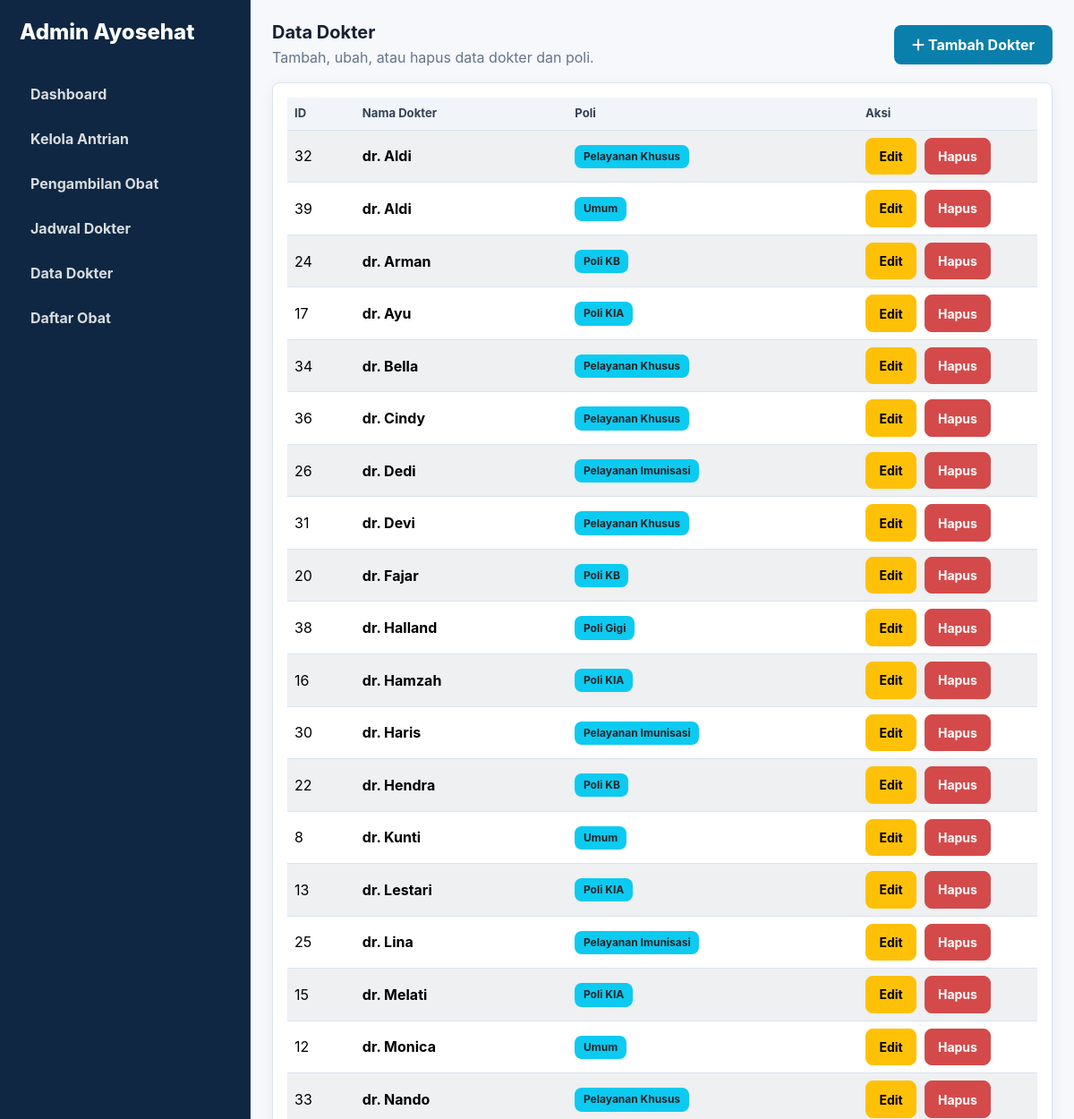
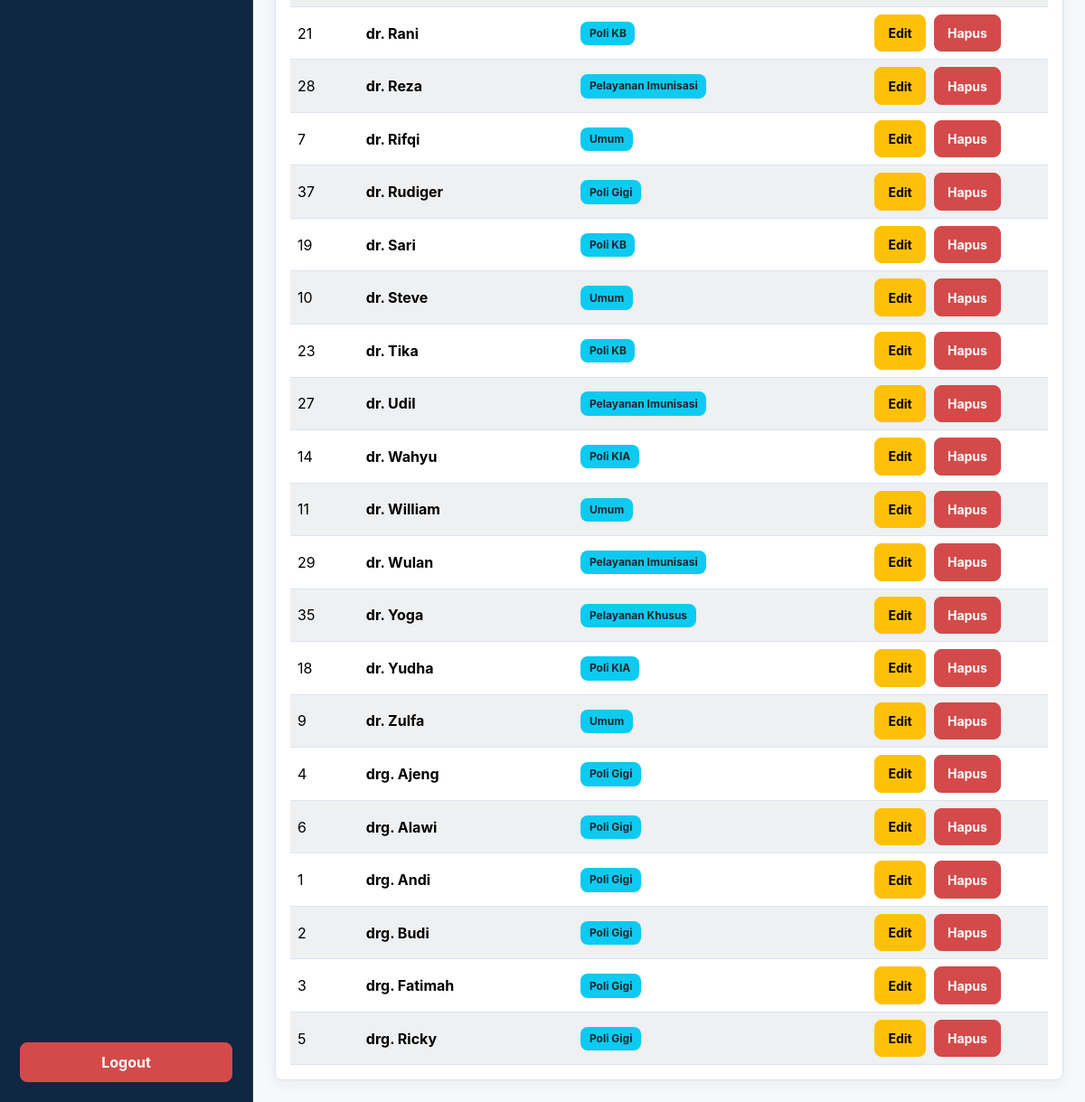
The app's page /admin/dokter.php (signed in) with its own data (2 pictures, top to bottom).
### tables this page shows
CREATE TABLE `dokter` (
  `id`   INT          NOT NULL AUTO_INCREMENT,
  `nama` VARCHAR(150) NOT NULL,
  `poli` VARCHAR(120) NOT NULL,
  PRIMARY KEY (`id`)
);

### app/helpers.php (called while the page is built, shortened)
<?php
function e(?string $value): string
{
    return htmlspecialchars((string) $value, ENT_QUOTES, 'UTF-8');
}
function routeUrl(string $page, array $params = []): string
{
    $base = defined('APP_BASE') ? APP_BASE : '';
    if ($page === 'admin-dashboard') {
        $tab = $params['tab'] ?? 'overview';
        $tabMap = [
            'overview' => $base . '/admin/index.php',
            'home'     => $base . '/admin/index.php',
            'antrian'  => $base . '/admin/antrian.php',
            'pesanan'  => $base . '/admin/pesanan.php',
            'jadwal'   => $base . '/admin/jadwal.php',
            'dokter'   => $base . '/admin/dokter.php',
            'obat'     => $base . '/admin/obat.php',
        ];
        $url = $tabMap[$tab] ?? ($base . '/admin/index.php');
        return $url;
    }
    $map = [
        'login'      => $base . '/index.php',
        'register'   => $base . '/index.php?page=register',
        'logout'     => $base . '/logout.php',
        'home'       => $base . '/user/home.php',
        'hospital'   => $base . '/user/hospital.php',
        'pasien'     => $base . '/user/pasien.php',
        'pembayaran' => $base . '/user/pembayaran.php',
        'tanggal'    => $base . '/user/tanggal.php',
        'dokter'     => $base . '/user/dokter.php',
        'konfirmasi' => $base . '/user/konfirmasi.php',
        'riwayat'    => $base . '/user/riwayat.php',
        'jadwal'     => $base . '/user/jadwal.php',
        'pesanan'    => $base . '/user/pesanan.php',
        'obat'       => $base . '/user/obat.php',
        'invoice'    => $base . '/user/invoice.php',
        'about'      => $base . '/index.php?page=about',
        'contact'    => $base . '/index.php?page=contact',
        'panduan'    => $base . '/index.php?page=panduan',
        'reward'     => $base . '/index.php?page=reward',
        'fasilitas'  => $base . '/index.php?page=fasilitas',
    ];
    $url = $map[$page] ?? ($base . '/index.php');
    return $url;
}

### admin/dokter.php (the view, shortened to what this page needs)
<?php
require dirname(__DIR__) . '/app/bootstrap.php';
$doctors = $pdo->query('SELECT * FROM dokter ORDER BY nama')->fetchAll();
renderHeader('Data Dokter');
adminSidebarOpen();
?>
<div class="d-flex justify-content-between align-items-center mb-3">
    <div>
        <h3 class="mb-1">Data Dokter</h3>
        <p class="text-muted mb-0">Tambah, ubah, atau hapus data dokter dan poli.</p>
    </div>
    <button class="btn btn-primary" data-bs-toggle="modal" data-bs-target="#addDoctorModal">
        <i class="fa-solid fa-plus me-1"></i>Tambah Dokter
    </button>
</div>
<?php if (!$doctors): ?>
    <div class="card"><div class="card-body text-muted">Belum ada data dokter.</div></div>
<?php else: ?>
    <div class="card">
        <div class="card-body">
            <div class="table-responsive">
                <table class="table table-striped align-middle">
                    <thead>
                        <tr>
                            <th>ID</th><th>Nama Dokter</th><th>Poli</th><th style="width:200px;">Aksi</th>
                        </tr>
                    </thead>
                    <tbody>
                        <?php foreach ($doctors as $doctor): ?>
                            <tr>
                                <td><?= (int) $doctor['id'] ?></td>
                                <td><strong><?= e($doctor['nama']) ?></strong></td>
                                <td><span class="badge bg-info text-dark"><?= e($doctor['poli']) ?></span></td>
                                <td>
                                    <button class="btn btn-sm btn-warning me-1"
                                        data-bs-toggle="modal"
                                        data-bs-target="#editDoctorModal"
                                        data-id="<?= (int) $doctor['id'] ?>"
                                        data-nama="<?= e($doctor['nama']) ?>"
                                        data-poli="<?= e($doctor['poli']) ?>">
                                        Edit
                                    </button>
                                    <form method="post" class="d-inline" onsubmit="return confirm('Hapus dokter ini? Jadwal terkait juga akan terhapus.')">
                                        <button class="btn btn-sm btn-danger">Hapus</button>
                                    </form>
                                </td>
                            </tr>
                        <?php endforeach; ?>
                    </tbody>
                </table>
            </div>
        </div>
    </div>
<?php endif; ?>
<?php
adminSidebarClose();
renderFooter();

### app/layout.php (shortened to what this page needs)
<?php
function renderHeader(string $title): void
{
    ?>
    <!DOCTYPE html>
    <html lang="id">
    <head>
        <link href="https://cdn.jsdelivr.net/npm/bootstrap@5.3.2/dist/css/bootstrap.min.css" rel="stylesheet">
        <link rel="stylesheet" href="https://cdnjs.cloudflare.com/ajax/libs/font-awesome/6.7.2/css/all.min.css">
        <link rel="stylesheet" href="<?= APP_BASE ?>/public/css/gaya.css">
    </head>
    <body>
    <?php
}
    ?>
    <?php
function renderFooter(): void
{
    ?>
    </body>
    </html>
    <?php
}
    ?>
    <?php
function adminSidebarOpen(): void
{
    ?>
    <div class="admin-layout d-flex">
        <aside class="admin-sidebar d-flex flex-column p-3">
            <h4 class="text-white">Admin Ayosehat</h4>
            <ul class="nav flex-column mt-4 mb-auto">
                <li class="nav-item"><a href="<?= e(routeUrl('admin-dashboard')) ?>" class="nav-link text-white">Dashboard</a></li>
                <li class="nav-item"><a href="<?= e(routeUrl('admin-dashboard', ['tab' => 'antrian'])) ?>" class="nav-link text-white">Kelola Antrian</a></li>
                <li class="nav-item"><a href="<?= e(routeUrl('admin-dashboard', ['tab' => 'pesanan'])) ?>" class="nav-link text-white">Pengambilan Obat</a></li>
                <li class="nav-item"><a href="<?= e(routeUrl('admin-dashboard', ['tab' => 'jadwal'])) ?>" class="nav-link text-white">Jadwal Dokter</a></li>
                <li class="nav-item"><a href="<?= e(routeUrl('admin-dashboard', ['tab' => 'dokter'])) ?>" class="nav-link text-white">Data Dokter</a></li>
                <li class="nav-item"><a href="<?= e(routeUrl('admin-dashboard', ['tab' => 'obat'])) ?>" class="nav-link text-white">Daftar Obat</a></li>
            </ul>
            <div class="d-grid gap-2">
                <form method="post" action="<?= APP_BASE ?>/logout.php">
                    <button class="btn btn-danger w-100">Logout</button>
                </form>
            </div>
        </aside>
        <main class="flex-grow-1 p-4 bg-light">
    <?php
}
function adminSidebarClose(): void
{
    ?>
        </main>
    </div>
    <?php
}
    ?>

### public/css/gaya.css (style rules this page uses)
html { height: 100%; }
body { margin: 0; background-image: url("../assets/backgound.jpg"); background-size: cover; background-position: center; background-repeat: no-repeat; background-attachment: fixed; font-family: sans-serif; scroll-padding-top: 100px; min-height: 100vh; display: flex; flex-direction: column; }
h3 { font-weight: bold; color: #2c3e50; margin-bottom: 30px; font-size: small; margin-top: 30px; }
button.btn-primary { background-color: #037bb3; border: none; padding: 10px 20px; font-weight: bold; border-radius: 8px; transition: background-color 0.3s ease; }
:root { --surface: #ffffff; --page: #f6f8fb; --text: #172033; --muted: #64748b; --line: #dbe3ef; --primary: #0b7fab; --primary-strong: #075f82; --accent: #18a999; --success: #1f9d66; --danger: #d44a4a; --warning: #f2b84b; --shadow: 0 10px 28px rgba(15, 23, 42, 0.08); --shadow-soft: 0 4px 16px rgba(15, 23, 42, 0.06); --radius: 8px; }
html { background: var(--page); }
body { background: var(--page) !important; color: var(--text); font-family: "Inter", "Segoe UI", Arial, sans-serif; letter-spacing: 0; }
body::before { content: ""; position: fixed; inset: 0 0 auto 0; height: 260px; background: linear-gradient(135deg, rgba(11, 127, 171, 0.12), rgba(24, 169, 153, 0.08)); pointer-events: none; z-index: -1; }
.card { border: 1px solid var(--line); border-radius: var(--radius) !important; box-shadow: var(--shadow-soft) !important; }
h1, h2, h3, h4, h5, h6 { color: var(--text); letter-spacing: 0; }
h3 { font-size: 1.25rem; margin-top: 0; margin-bottom: 1rem; }
.text-muted { color: var(--muted) !important; }
.btn { border-radius: 8px; font-weight: 700; padding: 0.58rem 0.9rem; }
.btn-primary, button.btn-primary { background: var(--primary); border-color: var(--primary); }
.btn-danger { background: var(--danger); border-color: var(--danger); }
.badge { border-radius: 8px; padding: 0.45rem 0.6rem; font-weight: 700; }
.table { color: var(--text); margin-bottom: 0; }
.table thead th { background: #f1f5f9; color: #334155; border-bottom: 1px solid var(--line); font-size: 0.82rem; letter-spacing: 0; text-transform: none; }
.table td, .table th { border-color: var(--line); vertical-align: middle; }
.table-striped > tbody > tr:nth-of-type(odd) > * { background-color: #fbfdff; }
.admin-sidebar { background: #0f2742 !important; border-right: 1px solid rgba(255, 255, 255, 0.08); padding: 22px !important; }
.admin-sidebar h4 { color: #fff; font-weight: 800; margin-bottom: 8px; }
.admin-sidebar .nav { gap: 6px; }
.admin-sidebar .nav-link { border-radius: 8px; color: rgba(255, 255, 255, 0.84) !important; font-weight: 700; padding: 10px 12px; }
.admin-sidebar + main { min-height: 100vh; background: var(--page) !important; }
.admin-layout { background: var(--page); }

### app/layout.php (style rules this page uses)
.admin-sidebar { width: 280px; background: #0f2742; color: #fff; min-height: 100vh; position: sticky; top: 0; }

### records on screen
dokter: id "32", nama "dr. Aldi", poli "Pelayanan Khusus"
dokter: id "39", nama "dr. Aldi", poli "Umum"
dokter: id "24", nama "dr. Arman", poli "Poli KB"
dokter: id "17", nama "dr. Ayu", poli "Poli KIA"
dokter: id "34", nama "dr. Bella", poli "Pelayanan Khusus"
dokter: id "36", nama "dr. Cindy", poli "Pelayanan Khusus"
dokter: id "26", nama "dr. Dedi", poli "Pelayanan Imunisasi"
dokter: id "31", nama "dr. Devi", poli "Pelayanan Khusus"
dokter: id "20", nama "dr. Fajar", poli "Poli KB"
dokter: id "38", nama "dr. Halland", poli "Poli Gigi"
dokter: id "16", nama "dr. Hamzah", poli "Poli KIA"
dokter: id "30", nama "dr. Haris", poli "Pelayanan Imunisasi"
dokter: id "22", nama "dr. Hendra", poli "Poli KB"
dokter: id "8", nama "dr. Kunti", poli "Umum"
dokter: id "13", nama "dr. Lestari", poli "Poli KIA"
dokter: id "25", nama "dr. Lina", poli "Pelayanan Imunisasi"
dokter: id "15", nama "dr. Melati", poli "Poli KIA"
dokter: id "12", nama "dr. Monica", poli "Umum"
dokter: id "33", nama "dr. Nando", poli "Pelayanan Khusus"
dokter: id "21", nama "dr. Rani", poli "Poli KB"
dokter: id "28", nama "dr. Reza", poli "Pelayanan Imunisasi"
dokter: id "7", nama "dr. Rifqi", poli "Umum"
dokter: id "37", nama "dr. Rudiger", poli "Poli Gigi"
dokter: id "19", nama "dr. Sari", poli "Poli KB"
dokter: id "10", nama "dr. Steve", poli "Umum"
dokter: id "23", nama "dr. Tika", poli "Poli KB"
dokter: id "27", nama "dr. Udil", poli "Pelayanan Imunisasi"
dokter: id "14", nama "dr. Wahyu", poli "Poli KIA"
dokter: id "11", nama "dr. William", poli "Umum"
dokter: id "29", nama "dr. Wulan", poli "Pelayanan Imunisasi"
dokter: id "35", nama "dr. Yoga", poli "Pelayanan Khusus"
dokter: id "18", nama "dr. Yudha", poli "Poli KIA"
dokter: id "9", nama "dr. Zulfa", poli "Umum"
dokter: id "4", nama "drg. Ajeng", poli "Poli Gigi"
dokter: id "6", nama "drg. Alawi", poli "Poli Gigi"
dokter: id "1", nama "drg. Andi", poli "Poli Gigi"
dokter: id "2", nama "drg. Budi", poli "Poli Gigi"
dokter: id "3", nama "drg. Fatimah", poli "Poli Gigi"
dokter: id "5", nama "drg. Ricky", poli "Poli Gigi"
